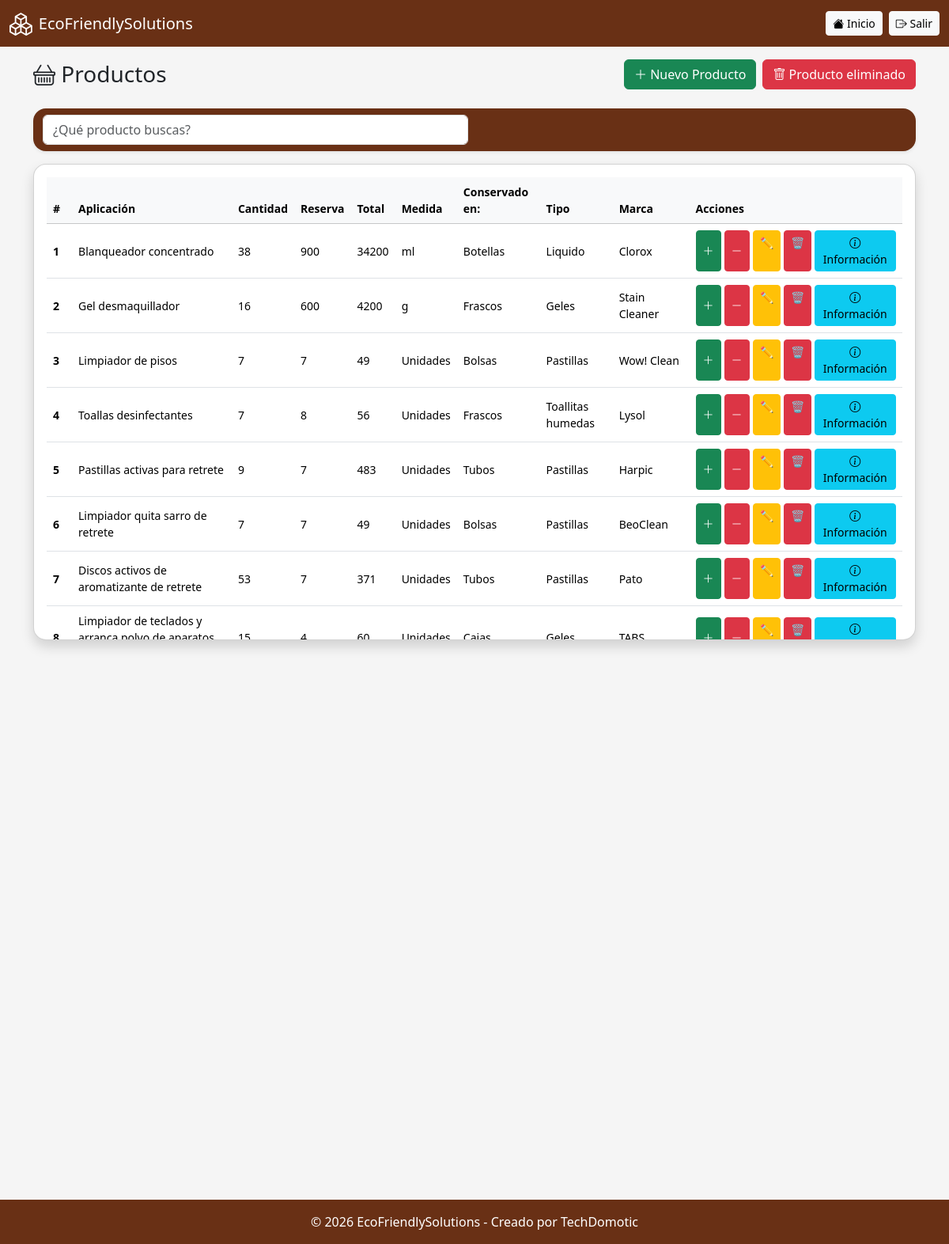
Page /productos/listar.php (signed in) on the earlier database version.
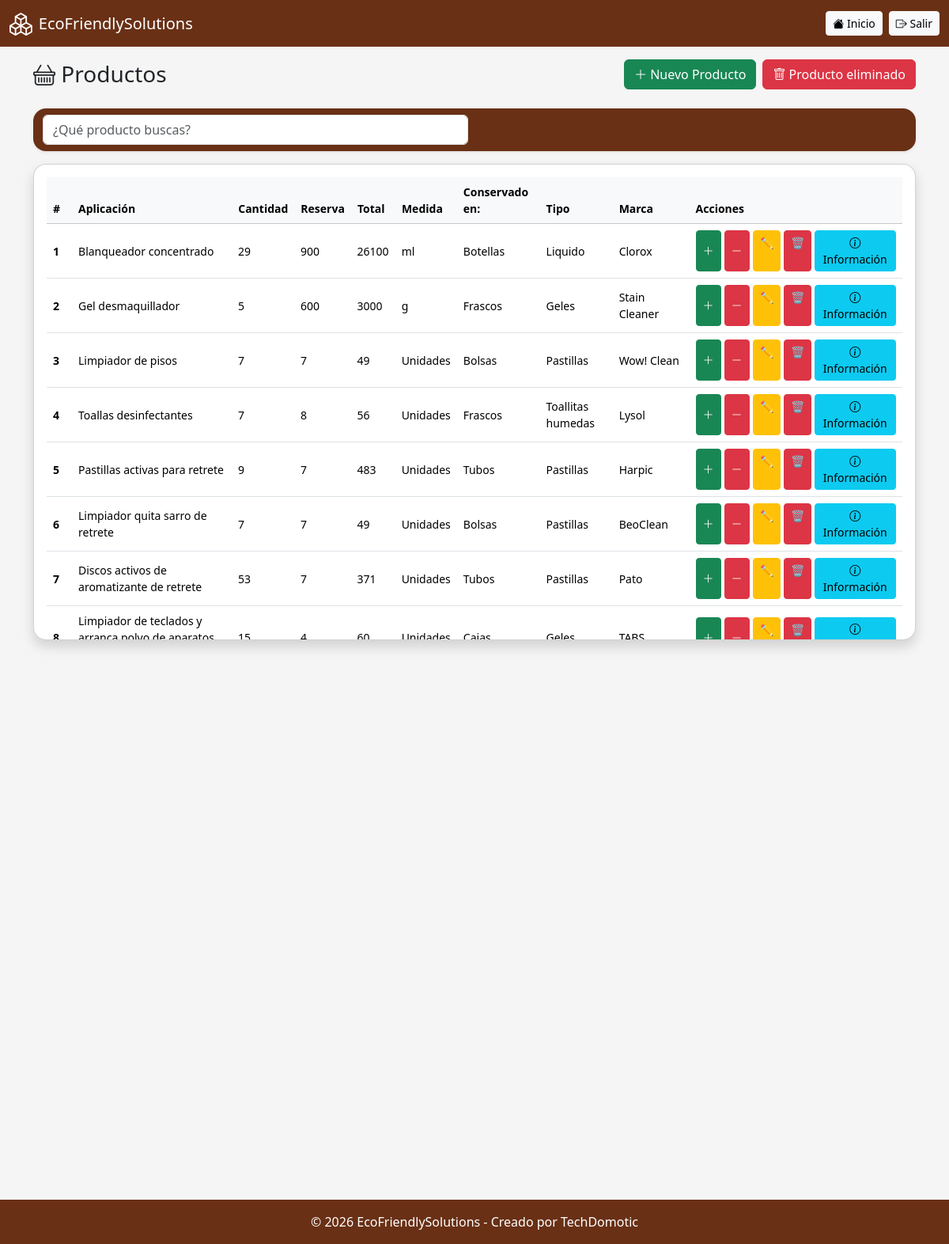
Same page on the later database version.
### tables this page shows
CREATE TABLE `productos` (
  `id_producto` int(11) NOT NULL,
  `nombre` varchar(250) NOT NULL,
  `cantidad` double DEFAULT NULL,
  `reserva` double DEFAULT NULL,
  `total` double DEFAULT NULL,
  `medida` varchar(120) DEFAULT NULL,
  `conservado` varchar(120) DEFAULT NULL,
  `tipo` varchar(120) DEFAULT NULL,
  `marca` varchar(120) DEFAULT NULL,
  `estatus` tinyint(1) DEFAULT 1,
  `fecha_eliminacion` timestamp NOT NULL DEFAULT current_timestamp() ON UPDATE current_timestamp(),
  `fecha_creacion` timestamp NOT NULL DEFAULT current_timestamp()
);

### productos/listar.php (the view, shortened to what this page needs)
<?php
include '../includes/conexion.php';
include '../includes/header.php';
$res_limitante = $conn->query("SELECT limite FROM limitante WHERE entidad = 'productos' LIMIT 1");
$row_lim = $res_limitante->fetch_assoc();
$limite_actual = $row_lim['limite'] ?? 6;
$result = $conn->query("
SELECT * FROM productos WHERE estatus = true
");
?>
<div class="d-flex justify-content-between align-items-center mb-4">
    <h3 class="mb-0">
        <i class="bi bi-basket"></i> Productos
    </h3>
    <div class="d-flex gap-2">
        <a href="crear.php" class="btn btn-success">
            <i class="bi bi-plus-lg"></i> Nuevo Producto
        </a>
        <a href="eliminado.php" class="btn btn-danger">
            <i class="bi bi-trash"></i> Producto eliminado
        </a>
    </div>
</div>
<nav class="navbar bg-body-tertiary mb-3 rounded-4 shadow-sm">
  <div class="container-fluid">
    <div class="col-12 col-md-6"> <form class="d-flex" role="search" onsubmit="return false;">
      <input
        class="form-control me-2"
        type="search"
        id="inputBusqueda"
        placeholder="¿Qué producto buscas?"
        aria-label="Search"
        >
        </form>
    </div>
  </div>
</nav>
<div class="card shadow rounded-4">
<div class="card-body table-responsive" style="max-height: 600px; overflow-y: auto;">
<table class="table table-hover align-middle small" id="tablaProductos">
<thead class="table-light">
    <tr>
        <th style="position: sticky; top: 0; z-index: 2; background-color: #f8f9fa;">#</th>
        <th style="position: sticky; top: 0; z-index: 2; background-color: #f8f9fa;">Aplicaci&oacute;n</th>
        <th style="position: sticky; top: 0; z-index: 2; background-color: #f8f9fa;">Cantidad</th>
        <th style="position: sticky; top: 0; z-index: 2; background-color: #f8f9fa;">Reserva</th>
        <th style="position: sticky; top: 0; z-index: 2; background-color: #f8f9fa;">Total</th>
        <th style="position: sticky; top: 0; z-index: 2; background-color: #f8f9fa;">Medida</th>
        <th style="position: sticky; top: 0; z-index: 2; background-color: #f8f9fa;">Conservado en:</th>
        <th style="position: sticky; top: 0; z-index: 2; background-color: #f8f9fa;">Tipo</th>
        <th style="position: sticky; top: 0; z-index: 2; background-color: #f8f9fa;">Marca</th>
        <th style="position: sticky; top: 0; z-index: 2; background-color: #f8f9fa;">Acciones</th>
    </tr>
</thead>
<tbody>
<?php $contador = 1; ?>
<?php while($row = $result->fetch_assoc()): ?>
<td><strong><?= $contador; ?></strong></td>
<td><?= htmlspecialchars($row['nombre']); ?></td>
<td>
    <span id="cantidad-<?= $row['id_producto']; ?>"
        class="<?= ($row['cantidad'] < $limite_actual) ? 'text-danger fw-bold' : '' ?>">
        <?= $row['cantidad']; ?>
    </span>
</td>
<td><?= htmlspecialchars($row['reserva']); ?></td>
<td><?= htmlspecialchars($row['total']); ?></td>
<td><?= htmlspecialchars($row['medida']); ?></td>
<td><?= htmlspecialchars($row['conservado']); ?></td>
<td><?= htmlspecialchars($row['tipo']); ?></td>
<td><?= htmlspecialchars($row['marca']); ?></td>
<td class="text-center">
<div class="d-flex flex-row flex-sm-row justify-content-center gap-1">
<button class="btn btn-success btn-sm"
        onclick="actualizarCantidad(<?= $row['id_producto']; ?>,'sumar')">
    <i class="bi bi-plus-lg"></i>
</button>
<button class="btn btn-danger btn-sm"
        onclick="actualizarCantidad(<?= $row['id_producto']; ?>,'restar')">
    <i class="bi bi-dash-lg"></i>
</button>
<a href="editar.php?id=<?= $row['id_producto']; ?>"
class="btn btn-warning btn-sm">
✏️
</a>
<a href="eliminar.php?id=<?= $row['id_producto'] ?>"
class="btn btn-danger btn-sm"
onclick="return confirm('¿Eliminar producto?')">🗑️</a>
<button class="btn btn-info btn-sm btn-info-producto"
        data-cantidad="<?= $row['cantidad']; ?>"
        data-conservado="<?= htmlspecialchars($row['conservado']); ?>"
        data-nombre="<?= htmlspecialchars($row['nombre']); ?>"
        data-reserva="<?= htmlspecialchars($row['reserva']); ?>"
        data-medida="<?= htmlspecialchars($row['medida']); ?>"
        data-tipo="<?= htmlspecialchars($row['tipo']); ?>"
        data-marca="<?= htmlspecialchars($row['marca']); ?>">
    <i class="bi bi-info-circle"></i> Informaci&oacute;n
</button>
</div>
</td>
<?php $contador++; ?>
<?php endwhile; ?>
</tbody>
</table>
</div>
</div>
<?php include '../includes/footer.php'; ?>

Differences in the rows shown:
changed productos "Blanqueador concentrado": cantidad "38" → "29"; total "34200" → "26100"
changed productos "Gel desmaquillador": cantidad "16" → "5"; total "4200" → "3000"
